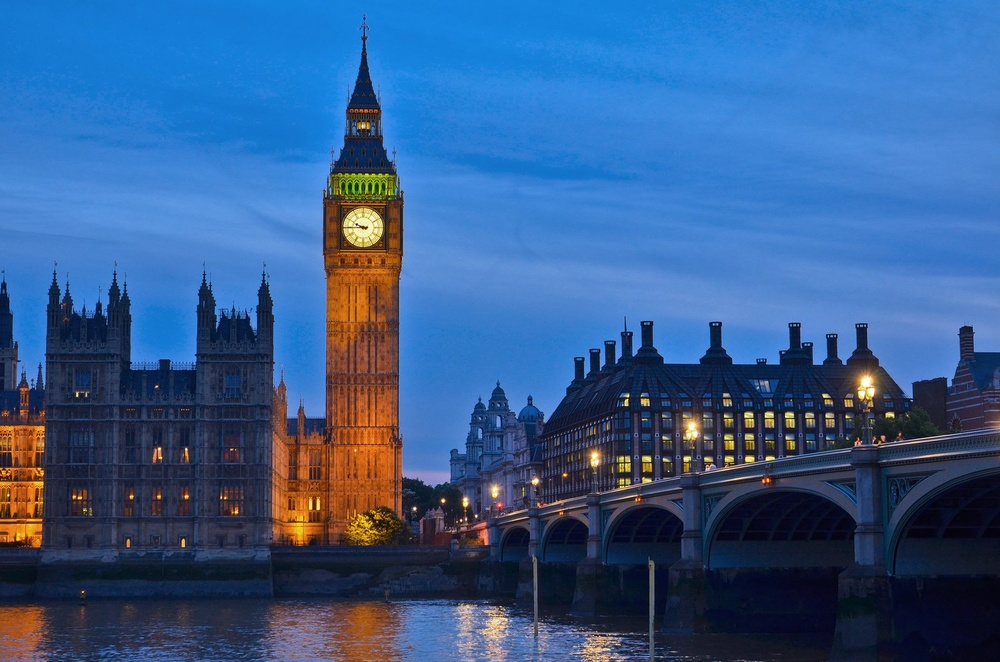
#> input picture Photos/london.jpg, 1000 x 662 px, shrunk from 1599 x 1059 before the run
$ python ColorSpaces.py
#> lines starting #> are read from the running program, lines starting #| are printed output that depends on the picture
import cv2 as cv
import matplotlib.pyplot as plt

# matplotlib uses RGB whereas openCV uses BGR format

img = cv.imread('Photos/london.jpg')
#> img is the input picture: shape (662, 1000, 3); mean B, G, R 141.3, 92.1, 54.3
cv.imshow('Image', img)

# in matplotlib
plt.imshow(img)
plt.show()

# BGR to Grayscale
gray = cv.cvtColor(img, cv.COLOR_BGR2GRAY)
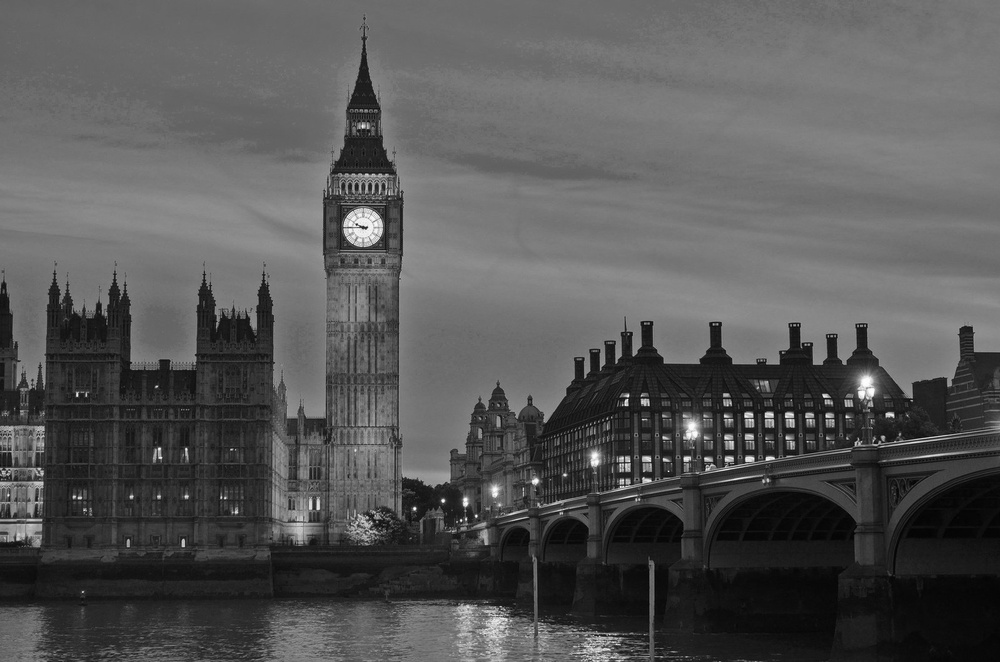
#> gray: shape (662, 1000); min 1, max 255, mean 86.4
cv.imshow('Gray', gray)

# BRG TO HSV
hsv = cv.cvtColor(img, cv.COLOR_BGR2HSV)
#> hsv: shape (662, 1000, 3); mean H, S, V 102, 169.8, 149.5
cv.imshow('HSV', hsv)

# BGR TO L*a*b
lab = cv.cvtColor(img, cv.COLOR_BGR2LAB)
#> lab: shape (662, 1000, 3); mean of channels 0, 1, 2 98.2, 134.2, 98.8
cv.imshow('LAB', lab)

# BGR TO RGB
rgb = cv.cvtColor(img, cv.COLOR_BGR2RGB)
cv.imshow('RGB', rgb)

# in matplotlib
plt.imshow(rgb)
plt.show()

#  we can convert Grayscale to BGR, HSV to BGR ,BGR to Lab,  RGB to BGR etc.
# but we cannot convert Grayscale to HSV, Grayscale to Lab, etc. directly , we have to convert to BGR first.

# HSV TO BGR
bgr1 = cv.cvtColor(hsv, cv.COLOR_HSV2BGR)
cv.imshow('hsv --> BGR', bgr1)

# Lab TO BGR
bgr2 = cv.cvtColor(lab, cv.COLOR_Lab2BGR)
cv.imshow('lab --> BGR', bgr2)

cv.waitKey(0)

$ run again, with Photos/cat.jpg copied over Photos/london.jpg
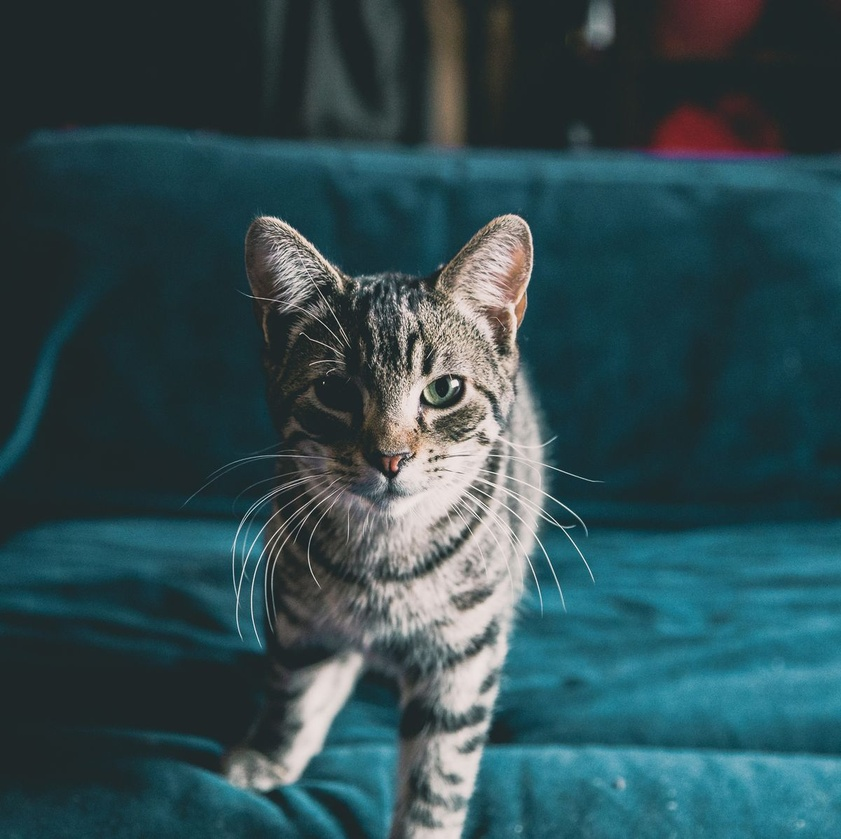
#> input picture Photos/cat.jpg, 841 x 839 px, shrunk from 1200 x 1197 before the run
#> img is the input picture: shape (839, 841, 3); mean B, G, R 81.8, 76.4, 48.9
#> `gray = cv.cvtColor(img, cv.COLOR_BGR2GRAY)`:
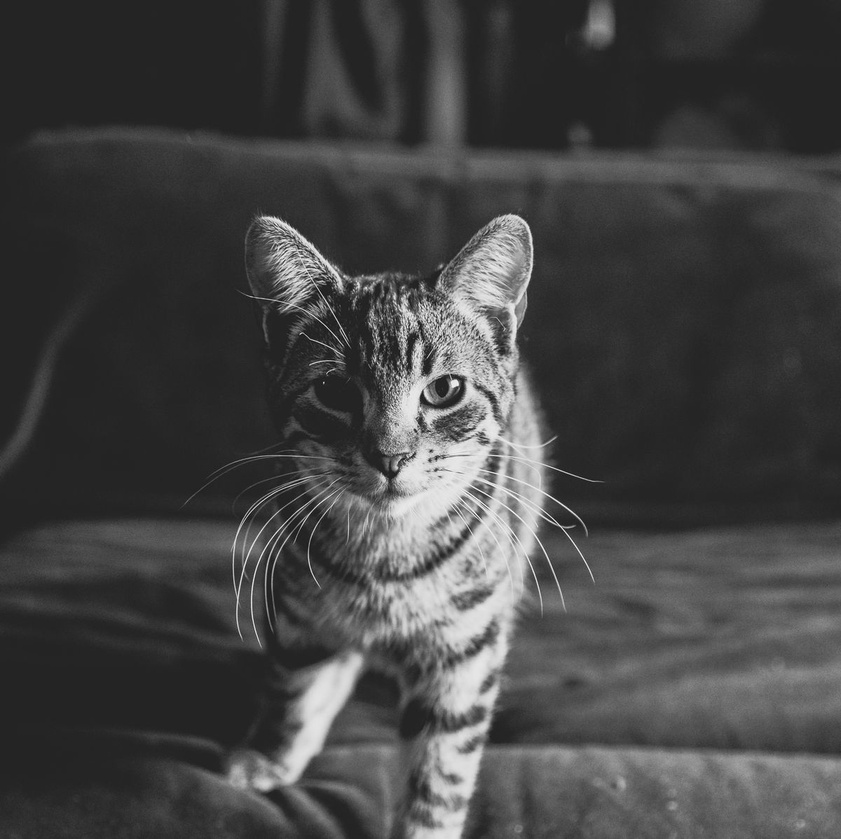
#> gray: shape (839, 841); min 9, max 254, mean 68.8
#> hsv: shape (839, 841, 3); mean H, S, V 85.4, 115.1, 84.1
#> lab: shape (839, 841, 3); mean of channels 0, 1, 2 77, 120.6, 122.2
